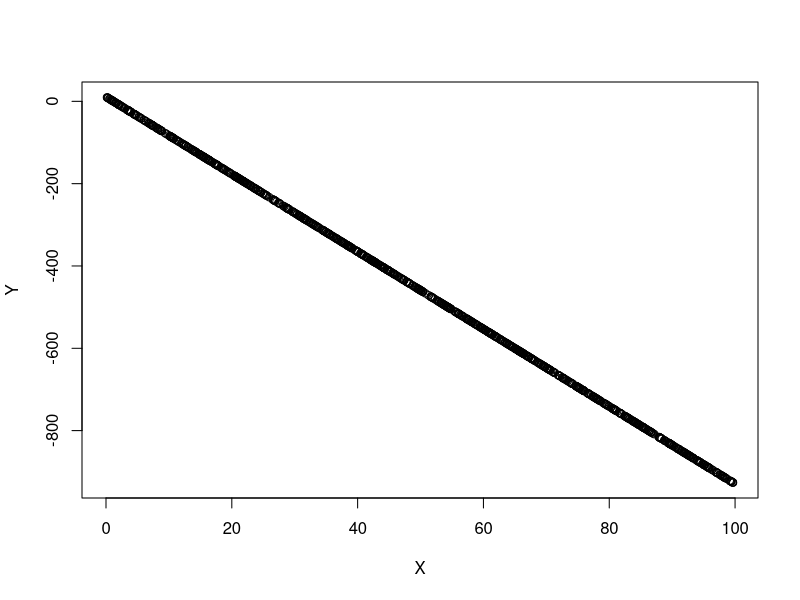

The R script that drew this image:
#!/bin/env Rscript

# Generate a random model with given coefficient and intercept
beta <- rnorm(1,0,5)
intercept <- rnorm(1,0,5)
sd <- 10 # noise variance
cat(paste("Y=",beta,"X+",intercept))

# Simulate data from the model
Xs <- runif(1000,0,100)
Ys <- beta*Xs+intercept+rnorm(1,0,sd)
matrix <- cbind(Xs,Ys)
colnames(matrix) <- c("X","Y")

# See how well we can re-learn the model from the data
model <- lm(Y~X,data=as.data.frame(matrix))
summary(model)

# Plot points
pdf("plot.pdf")
plot(matrix)
dev.off()
